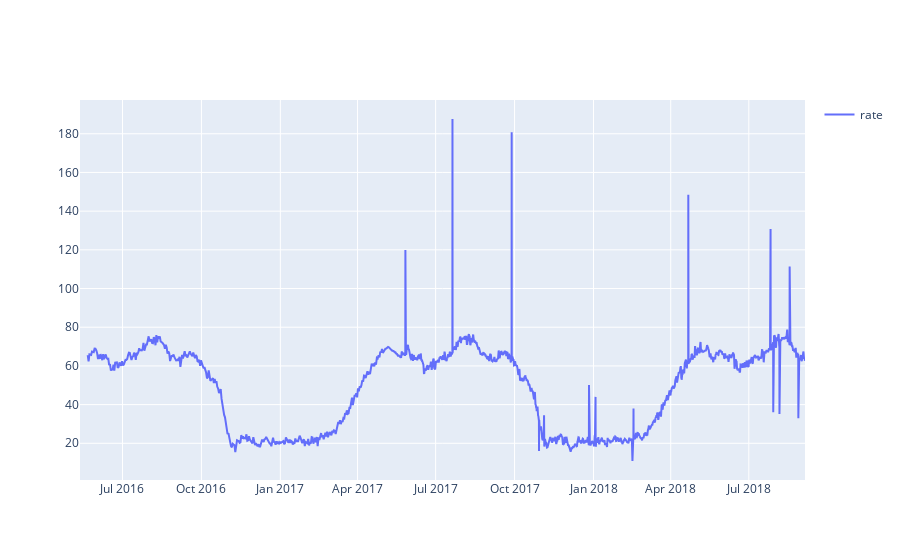

Notebook source saved alongside this figure:
### Code cell
fig = go.Figure()
fig.add_trace(go.Scatter(x=train_data.original_time, y=train_data.noisy,
                    mode='lines',
                    name='rate'))
fig.update_layout(showlegend=True)
fig.show()

### Figure 1 — Plotly figure (JSON) as saved in the notebook; plotly's stock layout.template omitted (floating-point values rounded to 4 significant figures; data arrays with more than 128 entries replaced by an {"elided": "..."} marker saying what was removed)
{"data": [{"mode": "lines", "name": "rate", "type": "scatter", "x": {"elided": "2293 str values"}, "y": {"elided": "2293 float values"}}], "layout": {"showlegend": true}}
